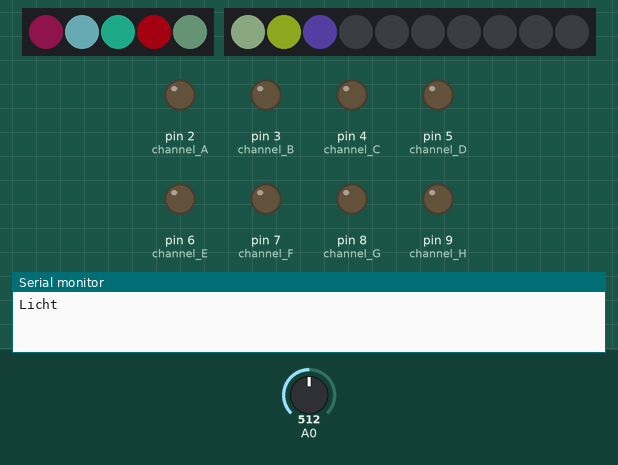
The sketch below on a simulated Arduino Uno, built with avr-gcc and run on an emulated ATmega328P. Shown: 5 RGB LEDs in strip order, left to right, 10 RGB LEDs in strip order, left to right, output pins drawn as LEDs (lit = HIGH), the last lines printed to the serial monitor. The test bench sets the inputs (shaded band); at power-on: A0 = 512. Dim RGB values are drawn brighter than linear; random numbers use the default seed unless the sketch sets one.

Above: at 6.4 s.
6.5 s: A0 set to 214
At 14.0 s:
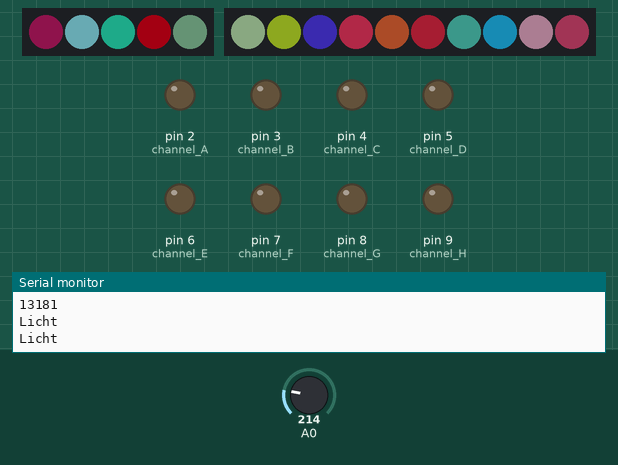
14.4 s: A0 set to 188
At 16.04 s:
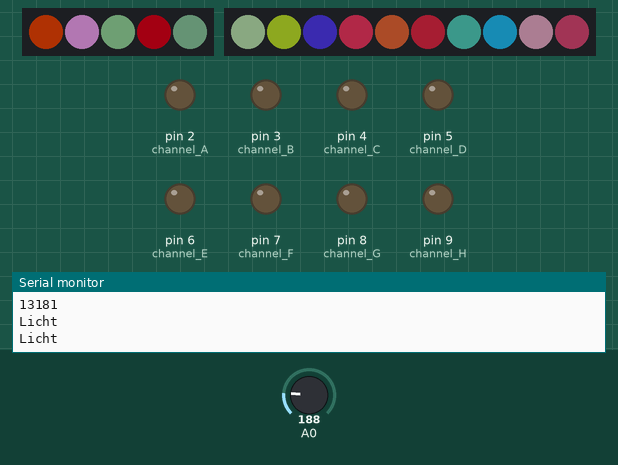
24.8 s: A0 set to 190
At 26.7 s:
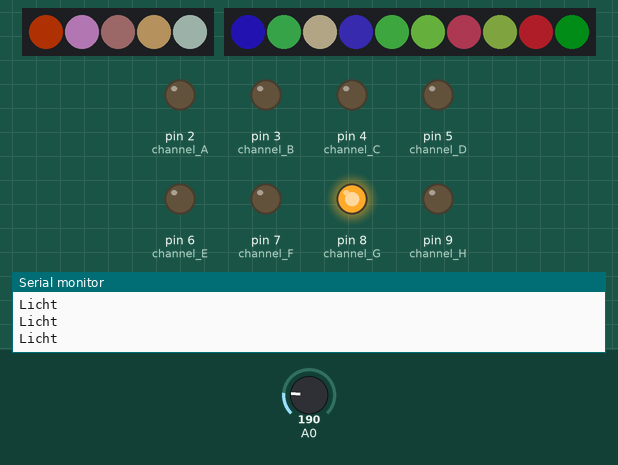
Timing chart, 0 to 39.0 s (numbered marks = the images above; inputs shaded):
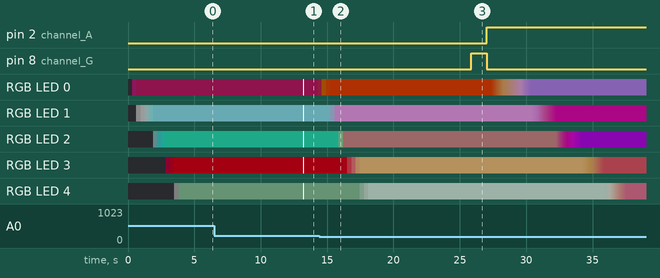

The sketch:

TannenbaumNG.ino
```cpp
/*
   TannenbaumNG (Tannenbaum Next Generation)
*/
#include "Adafruit_WS2801.h"
#include <Adafruit_NeoPixel.h>
#include "SPI.h" // Comment out this line if using Trinket or Gemma

Adafruit_WS2801 strip = Adafruit_WS2801(5);

#define PIN A1
#define NUMPIXELS 10
Adafruit_NeoPixel pix = Adafruit_NeoPixel(NUMPIXELS, PIN, NEO_GRB + NEO_KHZ800);

volatile int LumVal = 0;
volatile bool IsDark = false;
volatile byte Red, Green, Blue;
int LastEL = 0;
int LEDLimit = 0;
int BrightLimit = 0;


//Timing
uint32_t ContLED = 0;
uint32_t ContPix = 0;
uint32_t ContPixFlash = 0;
uint32_t ContEL = 0;
uint32_t ContAD = 0;
uint32_t ContBoom = 0;
int LEDWait = 0;

#define EL_PAUSE 1500UL
#define LED_PAUSE 1500UL
#define PIX_PAUSE 2500UL
#define FLASH_PAUSE 1000UL
#define BOOM_PAUSE 23456UL
#define AD_PAUSE 666UL
#define LED_LONG_WAIT 50UL
#define LED_SHORT_WAIT 20UL
#define PIX_LONG_WAIT 50UL
#define PIX_SHORT_WAIT 20UL

#define MAX_PIX_HIGH 64
#define MAX_PIX_LOW 32
#define MAX_LED_HIGH 64
#define MAX_LED_LOW 16
#define STRING_LEN 5

typedef struct {
  byte Rot;
  byte Gruen;
  byte Blau;
  byte Status;
} LED;

LED OldLed[STRING_LEN];
LED NewLed[STRING_LEN];

LED OldPix[NUMPIXELS];
LED NewPix[NUMPIXELS];


void ELOff(void) {
  for (int i = 2; i < 10; i++)
    digitalWrite(i, LOW);
  delay(20);
}

void setup() {
  Serial.begin(115200);

  //EL-Interface
  pinMode(2, OUTPUT);  // channel A
  pinMode(3, OUTPUT);  // channel B
  pinMode(4, OUTPUT);  // channel C
  pinMode(5, OUTPUT);  // channel D
  pinMode(6, OUTPUT);  // channel E
  pinMode(7, OUTPUT);  // channel F
  pinMode(8, OUTPUT);  // channel G
  pinMode(9, OUTPUT);  // channel H

  //pinMode(PIN, OUTPUT); //NeoPixel

  //WS2801-Strip
  strip.begin();
  strip.show();
  //WS2811-Strip
  pix.begin();

  randomSeed(analogRead(A0));
  ELOff();
  StripOff();
  PixelOff();
  LastEL = 0;
}


void loop() {
  if (millis() > ContAD) {
    LumVal = analogRead(A0);
    if (LumVal < 200) {
      IsDark = true;
    }
    else if (LumVal > 300) {
      IsDark = false;
    }
    ContAD = millis() + AD_PAUSE;
    Serial.println("Licht");
  }
  //******** EL
  if (millis() > ContEL) {
    if (IsDark) {
      digitalWrite(LastEL, LOW);
      LastEL = (int)random(2, 10);
      delay(20);
      digitalWrite(LastEL, HIGH);
    }
    else {
      ELOff();
    }
    ContEL = millis() + EL_PAUSE + random(-500, 100);
  }

  //******* WS2801 Strip
  if (millis() > ContLED) {
    if (IsDark) {
      for (int i = 0; i < (STRING_LEN + NUMPIXELS); i++) {
        if (i < STRING_LEN) {
          while (!OldToNew(i)) {
            delay(LED_LONG_WAIT);
          }
        }
        else {
          while (!OldToNewPix(i - STRING_LEN)) {
            delay(LED_LONG_WAIT);
          }
        }
      }
    }
    else {
      for (int i = 0; i < (STRING_LEN + NUMPIXELS); i++) {
        if (i < STRING_LEN) {
          while (!OldToNew(i)) {
            delay(LED_SHORT_WAIT);
          }
        }
        else {
          while (!OldToNewPix(i - STRING_LEN)) {
            delay(LED_SHORT_WAIT);
          }
        }
      }
    }

    for (int i = 0; i < STRING_LEN; i++) {
      GetRandomLED();
    }
    for (int i = 0; i < NUMPIXELS; i++) {
      GetRandomPixel();
    }
    ContLED = millis() + LED_PAUSE + random(-500, 100);
  }

  //******** WS2811-Flash oder Boom!!
  if (millis() > ContPixFlash) {
    if (IsDark) {
      FlashFirework();
      ContPixFlash = millis() + PIX_PAUSE + random(-250, 500);
    }
    else {
      Serial.println(millis());
      Boom();
      ContPixFlash = millis() + (BOOM_PAUSE) + random(-2500, 5000);
    }
  }
}
```

StripChange.ino
```cpp
/*
   Hier werden die Farben der einzelnen LEDs neu eingestellt
*/

void GetRandomLED (void) {  //neue Ziel-Farben holen
  if (IsDark) {
    BrightLimit = MAX_LED_LOW;
  }
  else {
    BrightLimit = MAX_LED_HIGH;
  }
  for (int i = 0; i < STRING_LEN; i++) {
    NewLed[i].Rot = (byte)random(0, BrightLimit);
    NewLed[i].Gruen = (byte)random(0, BrightLimit);
    NewLed[i].Blau = (byte)random(0, BrightLimit);
    NewLed[i].Status = 0;
  }
}

int OldToNew(int i) {
  int RunLoop = 0;

  RunLoop++;

  //Rot
  if (NewLed[i].Rot == OldLed[i].Rot) {
    OldLed[i].Status |= 0b00000001;
  }
  else if (OldLed[i].Rot < NewLed[i].Rot) {
    OldLed[i].Rot++;
    OldLed[i].Status &= 0b11111110;
  }
  else if (OldLed[i].Rot > NewLed[i].Rot) {
    OldLed[i].Rot--;
    OldLed[i].Status &= 0b11111110;
  }
  //Gruen
  if (NewLed[i].Gruen == OldLed[i].Gruen) {
    OldLed[i].Status |= 0b00000010;
  }
  else if (OldLed[i].Gruen < NewLed[i].Gruen) {
    OldLed[i].Gruen++;
    OldLed[i].Status &= 0b11111101;
  }
  else if (OldLed[i].Gruen > NewLed[i].Gruen) {
    OldLed[i].Gruen--;
    OldLed[i].Status &= 0b11111101;
  }
  //Blau
  if (NewLed[i].Blau == OldLed[i].Blau) {
    OldLed[i].Status |= 0b00000100;
  }
  else if (OldLed[i].Blau < NewLed[i].Blau) {
    OldLed[i].Blau++;
    OldLed[i].Status &= 0b11111011;
  }
  else if (OldLed[i].Blau > NewLed[i].Blau) {
    OldLed[i].Blau--;
    OldLed[i].Status &= 0b11111011;
  }

  strip.setPixelColor(i, OldLed[i].Rot, OldLed[i].Gruen, OldLed[i].Blau);
  strip.show();

  if (OldLed[i].Status == 7) {  //alle Farben sind neu
    OldLed[i].Status = 0;
    return (1); //fertig
  }
  else
    return (0);
}

void StripOff(void) {
  for (int i = 0; i < STRING_LEN; i++) {
    OldLed[i].Rot = OldLed[i].Gruen = OldLed[i].Blau = OldLed[i].Status = 0;
    strip.setPixelColor(i, 0, 0, 0);
    GetRandomLED();
  }
  strip.show();
}

//******* Pixel

void GetRandomPixel (void) {  //neue Ziel-Farben holen
  if (IsDark) {
    BrightLimit = MAX_PIX_LOW;
  }
  else {
    BrightLimit = MAX_PIX_HIGH;
  }
  for (int i = 0; i < NUMPIXELS; i++) {
    NewPix[i].Rot = (byte)random(0, BrightLimit);
    NewPix[i].Gruen = (byte)random(0, BrightLimit);
    NewPix[i].Blau = (byte)random(0, BrightLimit);
    NewPix[i].Status = 0;
  }
}

int OldToNewPix(int i) {
  int RunLoop = 0;

  RunLoop++;

  //Rot
  if (NewPix[i].Rot == OldPix[i].Rot) {
    OldPix[i].Status |= 0b00000001;
  }
  else if (OldPix[i].Rot < NewPix[i].Rot) {
    OldPix[i].Rot++;
    OldPix[i].Status &= 0b11111110;
  }
  else if (OldPix[i].Rot > NewPix[i].Rot) {
    OldPix[i].Rot--;
    OldPix[i].Status &= 0b11111110;
  }
  //Gruen
  if (NewPix[i].Gruen == OldPix[i].Gruen) {
    OldPix[i].Status |= 0b00000010;
  }
  else if (OldPix[i].Gruen < NewPix[i].Gruen) {
    OldPix[i].Gruen++;
    OldPix[i].Status &= 0b11111101;
  }
  else if (OldPix[i].Gruen > NewPix[i].Gruen) {
    OldPix[i].Gruen--;
    OldPix[i].Status &= 0b11111101;
  }
  //Blau
  if (NewPix[i].Blau == OldPix[i].Blau) {
    OldPix[i].Status |= 0b00000100;
  }
  else if (OldPix[i].Blau < NewPix[i].Blau) {
    OldPix[i].Blau++;
    OldPix[i].Status &= 0b11111011;
  }
  else if (OldPix[i].Blau > NewPix[i].Blau) {
    OldPix[i].Blau--;
    OldPix[i].Status &= 0b11111011;
  }

  pix.setPixelColor(i, pix.Color(OldPix[i].Rot, OldPix[i].Gruen, OldPix[i].Blau));
  pix.show();

  if (OldPix[i].Status == 7) {  //alle Farben sind neu
    OldPix[i].Status = 0;
    return (1); //fertig
  }
  else
    return (0);
}

void PixelOff(void) {
  for (int i = 0; i < NUMPIXELS; i++) {
    OldPix[i].Rot = OldPix[i].Gruen = OldPix[i].Blau = OldPix[i].Status = 0;
    pix.setPixelColor(i, pix.Color(0, 0, 0));
    GetRandomPixel();
  }
  pix.show();
}

void FlashPix (int Led) {
  pix.setPixelColor(Led, pix.Color(255, 255, 255));
  pix.show();
  delay(50);
  pix.setPixelColor(Led, pix.Color(OldPix[Led].Rot, OldPix[Led].Gruen, OldPix[Led].Blau));
  pix.show();
}

void FlashFirework (void) {
  int Index = 0;
  static int NoFirework = 0;
  Index = (int)random(0, NUMPIXELS + 5);
  if ((Index < NUMPIXELS) || NoFirework) {
    Index = (int)random(0, NUMPIXELS);
    FlashPix(Index);
    if (NoFirework)
      NoFirework--;
  }
  else {
    for (int i; i < (random(NUMPIXELS, NUMPIXELS * 4)); i++) {
      Index = (int)random(0, NUMPIXELS);
      FlashPix(Index);
      delay(10);
    }
    NoFirework = random(NUMPIXELS / 2, NUMPIXELS * 5);
  }
}

void Boom (void) {
  for (int i = 0; i < NUMPIXELS; i++)
    pix.setPixelColor(i, pix.Color(255, 255, 255));
  for (int i = 0; i < STRING_LEN; i++)
    strip.setPixelColor(i, 255, 255, 255);
  pix.show();
  strip.show();
  delay(75);
  for (int i = 0; i < NUMPIXELS; i++)
    pix.setPixelColor(i, pix.Color(OldPix[i].Rot, OldPix[i].Gruen, OldPix[i].Blau));
  for (int i = 0; i < STRING_LEN; i++)
    strip.setPixelColor(i, OldLed[i].Rot, OldLed[i].Gruen, OldLed[i].Blau);
  pix.show();
  strip.show();
}

// Create a 24 bit color value from R,G,B
uint32_t Color(byte r, byte g, byte b)
{
  uint32_t c;
  c = r;
  c <<= 8;
  c |= g;
  c <<= 8;
  c |= b;
  return c;
}
```

Measured:
- the behaviour switches between 200 and 199 on A0 (found by bisection; images 1 and 2)
